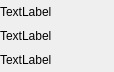
<ui version="4.0" >
 <class>Form</class>
 <widget class="QWidget" name="Form" >
  <property name="geometry" >
   <rect>
    <x>0</x>
    <y>0</y>
    <width>114</width>
    <height>72</height>
   </rect>
  </property>
  <property name="sizePolicy" >
   <sizepolicy vsizetype="MinimumExpanding" hsizetype="MinimumExpanding" >
    <horstretch>0</horstretch>
    <verstretch>0</verstretch>
   </sizepolicy>
  </property>
  <property name="windowTitle" >
   <string>Form</string>
  </property>
  <layout class="QGridLayout" >
   <property name="leftMargin" >
    <number>0</number>
   </property>
   <property name="topMargin" >
    <number>0</number>
   </property>
   <property name="rightMargin" >
    <number>0</number>
   </property>
   <property name="bottomMargin" >
    <number>0</number>
   </property>
   <property name="horizontalSpacing" >
    <number>0</number>
   </property>
   <property name="verticalSpacing" >
    <number>0</number>
   </property>
   <item row="0" column="0" >
    <layout class="QVBoxLayout" >
     <property name="spacing" >
      <number>0</number>
     </property>
     <item>
      <widget class="QLabel" name="name" >
       <property name="sizePolicy" >
        <sizepolicy vsizetype="MinimumExpanding" hsizetype="MinimumExpanding" >
         <horstretch>0</horstretch>
         <verstretch>0</verstretch>
        </sizepolicy>
       </property>
       <property name="baseSize" >
        <size>
         <width>44</width>
         <height>14</height>
        </size>
       </property>
       <property name="text" >
        <string>TextLabel</string>
       </property>
      </widget>
     </item>
     <item>
      <widget class="QLabel" name="callerID" >
       <property name="sizePolicy" >
        <sizepolicy vsizetype="MinimumExpanding" hsizetype="MinimumExpanding" >
         <horstretch>0</horstretch>
         <verstretch>0</verstretch>
        </sizepolicy>
       </property>
       <property name="baseSize" >
        <size>
         <width>44</width>
         <height>14</height>
        </size>
       </property>
       <property name="text" >
        <string>TextLabel</string>
       </property>
      </widget>
     </item>
     <item>
      <widget class="QLabel" name="state" >
       <property name="sizePolicy" >
        <sizepolicy vsizetype="MinimumExpanding" hsizetype="MinimumExpanding" >
         <horstretch>0</horstretch>
         <verstretch>0</verstretch>
        </sizepolicy>
       </property>
       <property name="baseSize" >
        <size>
         <width>44</width>
         <height>14</height>
        </size>
       </property>
       <property name="text" >
        <string>TextLabel</string>
       </property>
      </widget>
     </item>
    </layout>
   </item>
  </layout>
 </widget>
 <resources/>
 <connections/>
</ui>
